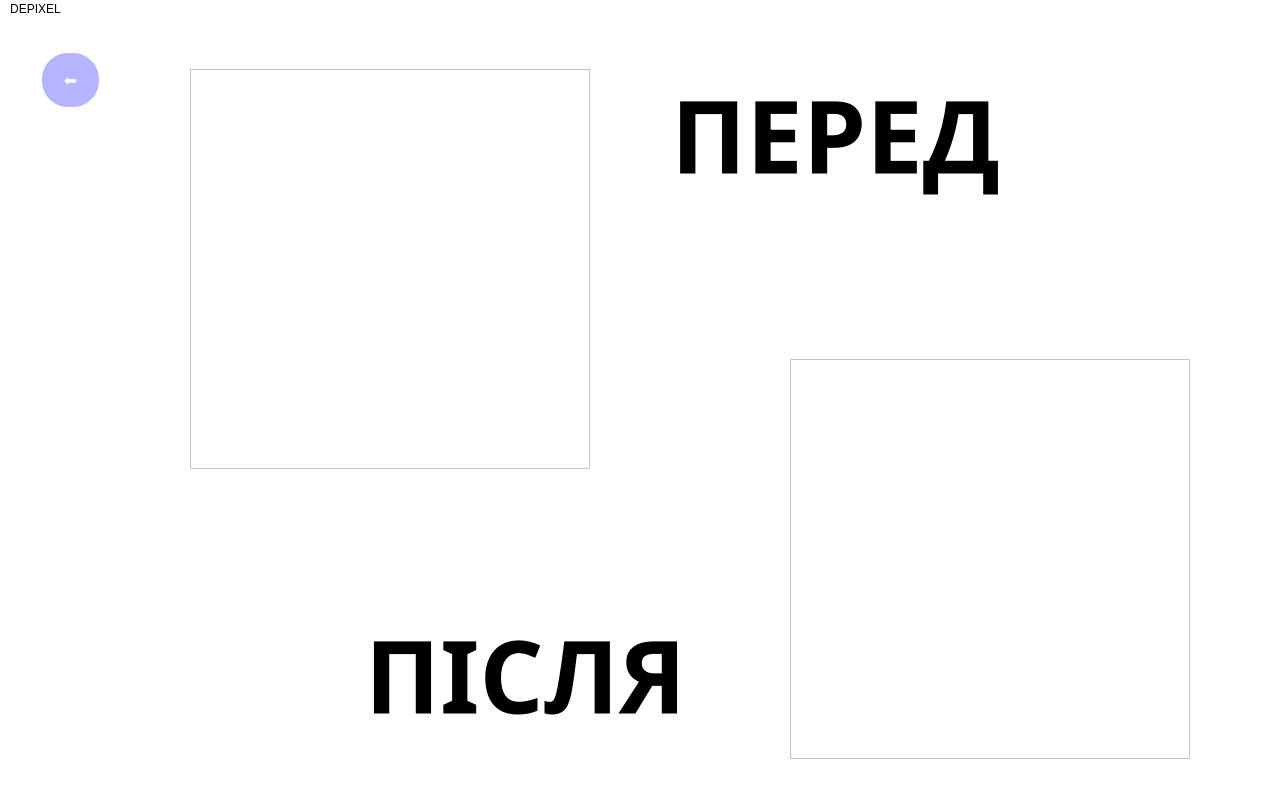
<?xml version="1.0" encoding="UTF-8"?>
<ui version="4.0">
 <class>MainWindow</class>
 <widget class="QMainWindow" name="MainWindow">
  <property name="geometry">
   <rect>
    <x>0</x>
    <y>0</y>
    <width>1280</width>
    <height>800</height>
   </rect>
  </property>
  <property name="sizePolicy">
   <sizepolicy hsizetype="Fixed" vsizetype="Fixed">
    <horstretch>0</horstretch>
    <verstretch>0</verstretch>
   </sizepolicy>
  </property>
  <property name="minimumSize">
   <size>
    <width>1280</width>
    <height>800</height>
   </size>
  </property>
  <property name="maximumSize">
   <size>
    <width>1280</width>
    <height>800</height>
   </size>
  </property>
  <property name="font">
   <font>
    <family>.AppleSystemUIFont</family>
   </font>
  </property>
  <property name="windowTitle">
   <string>MainWindow</string>
  </property>
  <property name="styleSheet">
   <string notr="true">background-color: rgb(255, 255, 255);</string>
  </property>
  <widget class="QWidget" name="centralwidget">
   <widget class="QGraphicsView" name="graphicsView">
    <property name="geometry">
     <rect>
      <x>190</x>
      <y>50</y>
      <width>400</width>
      <height>400</height>
     </rect>
    </property>
   </widget>
   <widget class="QPushButton" name="pushButton">
    <property name="geometry">
     <rect>
      <x>40</x>
      <y>30</y>
      <width>61</width>
      <height>62</height>
     </rect>
    </property>
    <property name="sizePolicy">
     <sizepolicy hsizetype="Fixed" vsizetype="Fixed">
      <horstretch>0</horstretch>
      <verstretch>0</verstretch>
     </sizepolicy>
    </property>
    <property name="sizeIncrement">
     <size>
      <width>0</width>
      <height>0</height>
     </size>
    </property>
    <property name="styleSheet">
     <string notr="true">background-color: #B6B4FC; /* Green background */
 border: none; /* Remove border */
 color: white; /* White text */
    text-align: center; /* Centered text */
    text-decoration: none; /* Remove underline */
    display: inline-block; /* Inline-block */
    font-size: 16px; /* Increase font size */
    margin: 4px 2px; /* Some margin */
    transition-duration: 0.4s; /* 0.4 seconds transition effect */
    border-radius: 26px; /* Rounded corners */
font: 600 24pt &quot;Montserrat&quot;;</string>
    </property>
    <property name="text">
     <string>⬅</string>
    </property>
    <property name="iconSize">
     <size>
      <width>20</width>
      <height>100</height>
     </size>
    </property>
   </widget>
   <widget class="QGraphicsView" name="graphicsView_1">
    <property name="geometry">
     <rect>
      <x>790</x>
      <y>340</y>
      <width>400</width>
      <height>400</height>
     </rect>
    </property>
   </widget>
   <widget class="QLabel" name="title_label">
    <property name="geometry">
     <rect>
      <x>650</x>
      <y>40</y>
      <width>371</width>
      <height>151</height>
     </rect>
    </property>
    <property name="sizePolicy">
     <sizepolicy hsizetype="Maximum" vsizetype="Preferred">
      <horstretch>0</horstretch>
      <verstretch>0</verstretch>
     </sizepolicy>
    </property>
    <property name="maximumSize">
     <size>
      <width>16777215</width>
      <height>16777215</height>
     </size>
    </property>
    <property name="font">
     <font>
      <family>Montserrat</family>
      <pointsize>76</pointsize>
      <bold>true</bold>
     </font>
    </property>
    <property name="text">
     <string>ПЕРЕД</string>
    </property>
    <property name="textFormat">
     <enum>Qt::AutoText</enum>
    </property>
    <property name="alignment">
     <set>Qt::AlignCenter</set>
    </property>
   </widget>
   <widget class="QLabel" name="title_label_2">
    <property name="geometry">
     <rect>
      <x>340</x>
      <y>580</y>
      <width>371</width>
      <height>151</height>
     </rect>
    </property>
    <property name="sizePolicy">
     <sizepolicy hsizetype="Maximum" vsizetype="Preferred">
      <horstretch>0</horstretch>
      <verstretch>0</verstretch>
     </sizepolicy>
    </property>
    <property name="maximumSize">
     <size>
      <width>16777215</width>
      <height>16777215</height>
     </size>
    </property>
    <property name="font">
     <font>
      <family>Montserrat</family>
      <pointsize>76</pointsize>
      <bold>true</bold>
     </font>
    </property>
    <property name="text">
     <string>ПІСЛЯ</string>
    </property>
    <property name="textFormat">
     <enum>Qt::AutoText</enum>
    </property>
    <property name="alignment">
     <set>Qt::AlignCenter</set>
    </property>
   </widget>
   <widget class="QLabel" name="label">
    <property name="geometry">
     <rect>
      <x>140</x>
      <y>20</y>
      <width>511</width>
      <height>471</height>
     </rect>
    </property>
    <property name="text">
     <string/>
    </property>
    <property name="pixmap">
     <pixmap>compare_frame.png</pixmap>
    </property>
    <property name="scaledContents">
     <bool>true</bool>
    </property>
   </widget>
   <widget class="QLabel" name="label_2">
    <property name="geometry">
     <rect>
      <x>740</x>
      <y>300</y>
      <width>511</width>
      <height>471</height>
     </rect>
    </property>
    <property name="text">
     <string/>
    </property>
    <property name="pixmap">
     <pixmap>compare_frame.png</pixmap>
    </property>
    <property name="scaledContents">
     <bool>true</bool>
    </property>
   </widget>
   <widget class="QLabel" name="label_3">
    <property name="geometry">
     <rect>
      <x>870</x>
      <y>190</y>
      <width>161</width>
      <height>111</height>
     </rect>
    </property>
    <property name="text">
     <string/>
    </property>
    <property name="pixmap">
     <pixmap>compare_pixel.png</pixmap>
    </property>
    <property name="scaledContents">
     <bool>true</bool>
    </property>
   </widget>
   <zorder>label_2</zorder>
   <zorder>label</zorder>
   <zorder>graphicsView</zorder>
   <zorder>pushButton</zorder>
   <zorder>graphicsView_1</zorder>
   <zorder>title_label</zorder>
   <zorder>title_label_2</zorder>
   <zorder>label_3</zorder>
  </widget>
  <widget class="QMenuBar" name="menubar">
   <property name="geometry">
    <rect>
     <x>0</x>
     <y>0</y>
     <width>1280</width>
     <height>37</height>
    </rect>
   </property>
   <widget class="QMenu" name="menuMusic_recommendations">
    <property name="title">
     <string>DEPIXEL</string>
    </property>
   </widget>
   <addaction name="menuMusic_recommendations"/>
  </widget>
  <widget class="QStatusBar" name="statusbar"/>
 </widget>
 <resources/>
 <connections/>
</ui>
